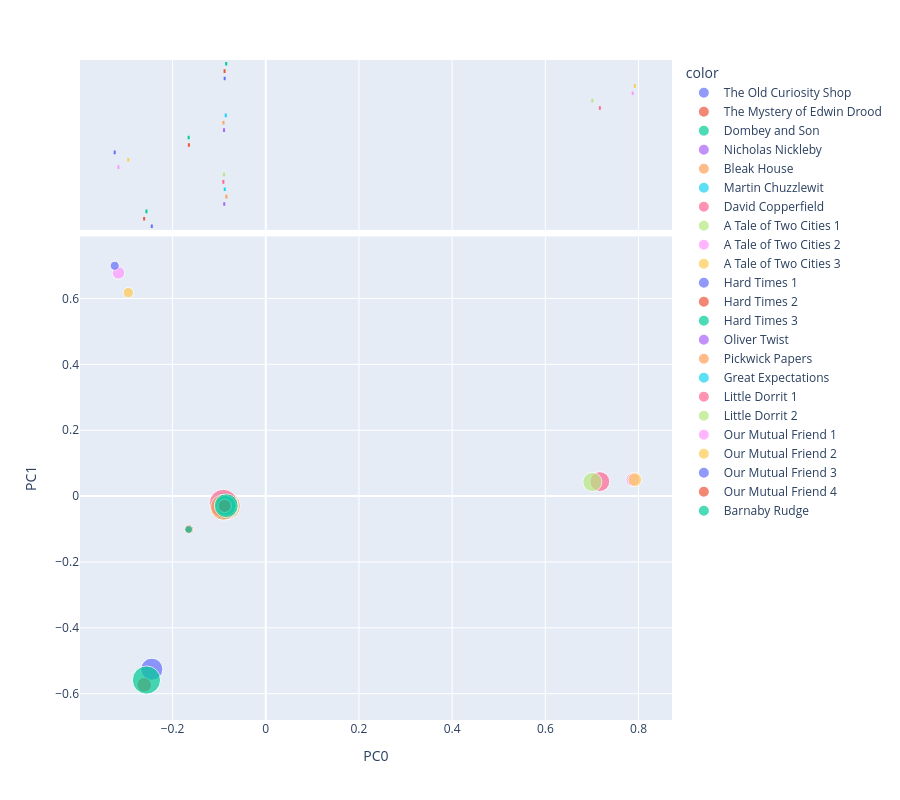

The code cell stored with this chart in its notebook:
### Code cell
vis_pcs(DCM, 0, 1)

### Figure 1 — Plotly figure (JSON) as saved in the notebook; plotly's stock layout.template omitted (floating-point values rounded to 4 significant figures)
{"data": [{"hovertemplate": "<b>%{hovertext}</b><br><br>color=The Old Curiosity Shop<br>PC0=%{x}<br>PC1=%{y}<br>size=%{marker.size}<extra></extra>", "hovertext": ["The Old Curiosity Shop"], "legendgroup": "The Old Curiosity Shop", "marker": {"color": "#636efa", "size": [218729], "sizemode": "area", "sizeref": 894.5, "symbol": "circle"}, "mode": "markers", "name": "The Old Curiosity Shop", "orientation": "v", "showlegend": true, "type": "scatter", "x": [-0.2446], "xaxis": "x", "y": [-0.5258], "yaxis": "y"}, {"alignmentgroup": "True", "hovertemplate": "<b>%{hovertext}</b><br><br>color=The Old Curiosity Shop<br>PC0=%{x}<extra></extra>", "hovertext": ["The Old Curiosity Shop"], "legendgroup": "The Old Curiosity Shop", "marker": {"color": "#636efa", "symbol": "circle"}, "name": "The Old Curiosity Shop", "notched": true, "offsetgroup": "The Old Curiosity Shop", "showlegend": false, "type": "box", "x": [-0.2446], "xaxis": "x2", "yaxis": "y2"}, {"hovertemplate": "<b>%{hovertext}</b><br><br>color=The Mystery of Edwin Drood<br>PC0=%{x}<br>PC1=%{y}<br>size=%{marker.size}<extra></extra>", "hovertext": ["The Mystery of Edwin Drood"], "legendgroup": "The Mystery of Edwin Drood", "marker": {"color": "#EF553B", "size": [96436], "sizemode": "area", "sizeref": 894.5, "symbol": "circle"}, "mode": "markers", "name": "The Mystery of Edwin Drood", "orientation": "v", "showlegend": true, "type": "scatter", "x": [-0.261], "xaxis": "x", "y": [-0.5732], "yaxis": "y"}, {"alignmentgroup": "True", "hovertemplate": "<b>%{hovertext}</b><br><br>color=The Mystery of Edwin Drood<br>PC0=%{x}<extra></extra>", "hovertext": ["The Mystery of Edwin Drood"], "legendgroup": "The Mystery of Edwin Drood", "marker": {"color": "#EF553B", "symbol": "circle"}, "name": "The Mystery of Edwin Drood", "notched": true, "offsetgroup": "The Mystery of Edwin Drood", "showlegend": false, "type": "box", "x": [-0.261], "xaxis": "x2", "yaxis": "y2"}, {"hovertemplate": "<b>%{hovertext}</b><br><br>color=Dombey and Son<br>PC0=%{x}<br>PC1=%{y}<br>size=%{marker.size}<extra></extra>", "hovertext": ["Dombey and Son"], "legendgroup": "Dombey and Son", "marker": {"color": "#00cc96", "size": [356587], "sizemode": "area", "sizeref": 894.5, "symbol": "circle"}, "mode": "markers", "name": "Dombey and Son", "orientation": "v", "showlegend": true, "type": "scatter", "x": [-0.256], "xaxis": "x", "y": [-0.5586], "yaxis": "y"}, {"alignmentgroup": "True", "hovertemplate": "<b>%{hovertext}</b><br><br>color=Dombey and Son<br>PC0=%{x}<extra></extra>", "hovertext": ["Dombey and Son"], "legendgroup": "Dombey and Son", "marker": {"color": "#00cc96", "symbol": "circle"}, "name": "Dombey and Son", "notched": true, "offsetgroup": "Dombey and Son", "showlegend": false, "type": "box", "x": [-0.256], "xaxis": "x2", "yaxis": "y2"}, {"hovertemplate": "<b>%{hovertext}</b><br><br>color=Nicholas Nickleby<br>PC0=%{x}<br>PC1=%{y}<br>size=%{marker.size}<extra></extra>", "hovertext": ["Nicholas Nickleby"], "legendgroup": "Nicholas Nickleby", "marker": {"color": "#ab63fa", "size": [324259], "sizemode": "area", "sizeref": 894.5, "symbol": "circle"}, "mode": "markers", "name": "Nicholas Nickleby", "orientation": "v", "showlegend": true, "type": "scatter", "x": [-0.08908], "xaxis": "x", "y": [-0.03097], "yaxis": "y"}, {"alignmentgroup": "True", "hovertemplate": "<b>%{hovertext}</b><br><br>color=Nicholas Nickleby<br>PC0=%{x}<extra></extra>", "hovertext": ["Nicholas Nickleby"], "legendgroup": "Nicholas Nickleby", "marker": {"color": "#ab63fa", "symbol": "circle"}, "name": "Nicholas Nickleby", "notched": true, "offsetgroup": "Nicholas Nickleby", "showlegend": false, "type": "box", "x": [-0.08908], "xaxis": "x2", "yaxis": "y2"}, {"hovertemplate": "<b>%{hovertext}</b><br><br>color=Bleak House<br>PC0=%{x}<br>PC1=%{y}<br>size=%{marker.size}<extra></extra>", "hovertext": ["Bleak House"], "legendgroup": "Bleak House", "marker": {"color": "#FFA15A", "size": [354643], "sizemode": "area", "sizeref": 894.5, "symbol": "circle"}, "mode": "markers", "name": "Bleak House", "orientation": "v", "showlegend": true, "type": "scatter", "x": [-0.08449], "xaxis": "x", "y": [-0.02942], "yaxis": "y"}, {"alignmentgroup": "True", "hovertemplate": "<b>%{hovertext}</b><br><br>color=Bleak House<br>PC0=%{x}<extra></extra>", "hovertext": ["Bleak House"], "legendgroup": "Bleak House", "marker": {"color": "#FFA15A", "symbol": "circle"}, "name": "Bleak House", "notched": true, "offsetgroup": "Bleak House", "showlegend": false, "type": "box", "x": [-0.08449], "xaxis": "x2", "yaxis": "y2"}, {"hovertemplate": "<b>%{hovertext}</b><br><br>color=Martin Chuzzlewit<br>PC0=%{x}<br>PC1=%{y}<br>size=%{marker.size}<extra></extra>", "hovertext": ["Martin Chuzzlewit"], "legendgroup": "Martin Chuzzlewit", "marker": {"color": "#19d3f3", "size": [338838], "sizemode": "area", "sizeref": 894.5, "symbol": "circle"}, "mode": "markers", "name": "Martin Chuzzlewit", "orientation": "v", "showlegend": true, "type": "scatter", "x": [-0.08802], "xaxis": "x", "y": [-0.02941], "yaxis": "y"}, {"alignmentgroup": "True", "hovertemplate": "<b>%{hovertext}</b><br><br>color=Martin Chuzzlewit<br>PC0=%{x}<extra></extra>", "hovertext": ["Martin Chuzzlewit"], "legendgroup": "Martin Chuzzlewit", "marker": {"color": "#19d3f3", "symbol": "circle"}, "name": "Martin Chuzzlewit", "notched": true, "offsetgroup": "Martin Chuzzlewit", "showlegend": false, "type": "box", "x": [-0.08802], "xaxis": "x2", "yaxis": "y2"}, {"hovertemplate": "<b>%{hovertext}</b><br><br>color=David Copperfield<br>PC0=%{x}<br>PC1=%{y}<br>size=%{marker.size}<extra></extra>", "hovertext": ["David Copperfield"], "legendgroup": "David Copperfield", "marker": {"color": "#FF6692", "size": [357805], "sizemode": "area", "sizeref": 894.5, "symbol": "circle"}, "mode": "markers", "name": "David Copperfield", "orientation": "v", "showlegend": true, "type": "scatter", "x": [-0.09101], "xaxis": "x", "y": [-0.02214], "yaxis": "y"}, {"alignmentgroup": "True", "hovertemplate": "<b>%{hovertext}</b><br><br>color=David Copperfield<br>PC0=%{x}<extra></extra>", "hovertext": ["David Copperfield"], "legendgroup": "David Copperfield", "marker": {"color": "#FF6692", "symbol": "circle"}, "name": "David Copperfield", "notched": true, "offsetgroup": "David Copperfield", "showlegend": false, "type": "box", "x": [-0.09101], "xaxis": "x2", "yaxis": "y2"}, {"hovertemplate": "<b>%{hovertext}</b><br><br>color=A Tale of Two Cities 1<br>PC0=%{x}<br>PC1=%{y}<br>size=%{marker.size}<extra></extra>", "hovertext": ["A Tale of Two Cities 1"], "legendgroup": "A Tale of Two Cities 1", "marker": {"color": "#B6E880", "size": [17520], "sizemode": "area", "sizeref": 894.5, "symbol": "circle"}, "mode": "markers", "name": "A Tale of Two Cities 1", "orientation": "v", "showlegend": true, "type": "scatter", "x": [-0.08964], "xaxis": "x", "y": [-0.03195], "yaxis": "y"}, {"alignmentgroup": "True", "hovertemplate": "<b>%{hovertext}</b><br><br>color=A Tale of Two Cities 1<br>PC0=%{x}<extra></extra>", "hovertext": ["A Tale of Two Cities 1"], "legendgroup": "A Tale of Two Cities 1", "marker": {"color": "#B6E880", "symbol": "circle"}, "name": "A Tale of Two Cities 1", "notched": true, "offsetgroup": "A Tale of Two Cities 1", "showlegend": false, "type": "box", "x": [-0.08964], "xaxis": "x2", "yaxis": "y2"}, {"hovertemplate": "<b>%{hovertext}</b><br><br>color=A Tale of Two Cities 2<br>PC0=%{x}<br>PC1=%{y}<br>size=%{marker.size}<extra></extra>", "hovertext": ["A Tale of Two Cities 2"], "legendgroup": "A Tale of Two Cities 2", "marker": {"color": "#FF97FF", "size": [70973], "sizemode": "area", "sizeref": 894.5, "symbol": "circle"}, "mode": "markers", "name": "A Tale of Two Cities 2", "orientation": "v", "showlegend": true, "type": "scatter", "x": [-0.3162], "xaxis": "x", "y": [0.678], "yaxis": "y"}, {"alignmentgroup": "True", "hovertemplate": "<b>%{hovertext}</b><br><br>color=A Tale of Two Cities 2<br>PC0=%{x}<extra></extra>", "hovertext": ["A Tale of Two Cities 2"], "legendgroup": "A Tale of Two Cities 2", "marker": {"color": "#FF97FF", "symbol": "circle"}, "name": "A Tale of Two Cities 2", "notched": true, "offsetgroup": "A Tale of Two Cities 2", "showlegend": false, "type": "box", "x": [-0.3162], "xaxis": "x2", "yaxis": "y2"}, {"hovertemplate": "<b>%{hovertext}</b><br><br>color=A Tale of Two Cities 3<br>PC0=%{x}<br>PC1=%{y}<br>size=%{marker.size}<extra></extra>", "hovertext": ["A Tale of Two Cities 3"], "legendgroup": "A Tale of Two Cities 3", "marker": {"color": "#FECB52", "size": [48583], "sizemode": "area", "sizeref": 894.5, "symbol": "circle"}, "mode": "markers", "name": "A Tale of Two Cities 3", "orientation": "v", "showlegend": true, "type": "scatter", "x": [-0.295], "xaxis": "x", "y": [0.6179], "yaxis": "y"}, {"alignmentgroup": "True", "hovertemplate": "<b>%{hovertext}</b><br><br>color=A Tale of Two Cities 3<br>PC0=%{x}<extra></extra>", "hovertext": ["A Tale of Two Cities 3"], "legendgroup": "A Tale of Two Cities 3", "marker": {"color": "#FECB52", "symbol": "circle"}, "name": "A Tale of Two Cities 3", "notched": true, "offsetgroup": "A Tale of Two Cities 3", "showlegend": false, "type": "box", "x": [-0.295], "xaxis": "x2", "yaxis": "y2"}, {"hovertemplate": "<b>%{hovertext}</b><br><br>color=Hard Times 1<br>PC0=%{x}<br>PC1=%{y}<br>size=%{marker.size}<extra></extra>", "hovertext": ["Hard Times 1"], "legendgroup": "Hard Times 1", "marker": {"color": "#636efa", "size": [37258], "sizemode": "area", "sizeref": 894.5, "symbol": "circle"}, "mode": "markers", "name": "Hard Times 1", "orientation": "v", "showlegend": true, "type": "scatter", "x": [-0.3242], "xaxis": "x", "y": [0.6994], "yaxis": "y"}, {"alignmentgroup": "True", "hovertemplate": "<b>%{hovertext}</b><br><br>color=Hard Times 1<br>PC0=%{x}<extra></extra>", "hovertext": ["Hard Times 1"], "legendgroup": "Hard Times 1", "marker": {"color": "#636efa", "symbol": "circle"}, "name": "Hard Times 1", "notched": true, "offsetgroup": "Hard Times 1", "showlegend": false, "type": "box", "x": [-0.3242], "xaxis": "x2", "yaxis": "y2"}, {"hovertemplate": "<b>%{hovertext}</b><br><br>color=Hard Times 2<br>PC0=%{x}<br>PC1=%{y}<br>size=%{marker.size}<extra></extra>", "hovertext": ["Hard Times 2"], "legendgroup": "Hard Times 2", "marker": {"color": "#EF553B", "size": [38341], "sizemode": "area", "sizeref": 894.5, "symbol": "circle"}, "mode": "markers", "name": "Hard Times 2", "orientation": "v", "showlegend": true, "type": "scatter", "x": [-0.165], "xaxis": "x", "y": [-0.1006], "yaxis": "y"}, {"alignmentgroup": "True", "hovertemplate": "<b>%{hovertext}</b><br><br>color=Hard Times 2<br>PC0=%{x}<extra></extra>", "hovertext": ["Hard Times 2"], "legendgroup": "Hard Times 2", "marker": {"color": "#EF553B", "symbol": "circle"}, "name": "Hard Times 2", "notched": true, "offsetgroup": "Hard Times 2", "showlegend": false, "type": "box", "x": [-0.165], "xaxis": "x2", "yaxis": "y2"}, {"hovertemplate": "<b>%{hovertext}</b><br><br>color=Hard Times 3<br>PC0=%{x}<br>PC1=%{y}<br>size=%{marker.size}<extra></extra>", "hovertext": ["Hard Times 3"], "legendgroup": "Hard Times 3", "marker": {"color": "#00cc96", "size": [27898], "sizemode": "area", "sizeref": 894.5, "symbol": "circle"}, "mode": "markers", "name": "Hard Times 3", "orientation": "v", "showlegend": true, "type": "scatter", "x": [-0.1655], "xaxis": "x", "y": [-0.1014], "yaxis": "y"}, {"alignmentgroup": "True", "hovertemplate": "<b>%{hovertext}</b><br><br>color=Hard Times 3<br>PC0=%{x}<extra></extra>", "hovertext": ["Hard Times 3"], "legendgroup": "Hard Times 3", "marker": {"color": "#00cc96", "symbol": "circle"}, "name": "Hard Times 3", "notched": true, "offsetgroup": "Hard Times 3", "showlegend": false, "type": "box", "x": [-0.1655], "xaxis": "x2", "yaxis": "y2"}, {"hovertemplate": "<b>%{hovertext}</b><br><br>color=Oliver Twist<br>PC0=%{x}<br>PC1=%{y}<br>size=%{marker.size}<extra></extra>", "hovertext": ["Oliver Twist"], "legendgroup": "Oliver Twist", "marker": {"color": "#ab63fa", "size": [158285], "sizemode": "area", "sizeref": 894.5, "symbol": "circle"}, "mode": "markers", "name": "Oliver Twist", "orientation": "v", "showlegend": true, "type": "scatter", "x": [-0.08956], "xaxis": "x", "y": [-0.02675], "yaxis": "y"}, {"alignmentgroup": "True", "hovertemplate": "<b>%{hovertext}</b><br><br>color=Oliver Twist<br>PC0=%{x}<extra></extra>", "hovertext": ["Oliver Twist"], "legendgroup": "Oliver Twist", "marker": {"color": "#ab63fa", "symbol": "circle"}, "name": "Oliver Twist", "notched": true, "offsetgroup": "Oliver Twist", "showlegend": false, "type": "box", "x": [-0.08956], "xaxis": "x2", "yaxis": "y2"}, {"hovertemplate": "<b>%{hovertext}</b><br><br>color=Pickwick Papers<br>PC0=%{x}<br>PC1=%{y}<br>size=%{marker.size}<extra></extra>", "hovertext": ["Pickwick Papers"], "legendgroup": "Pickwick Papers", "marker": {"color": "#FFA15A", "size": [302611], "sizemode": "area", "sizeref": 894.5, "symbol": "circle"}, "mode": "markers", "name": "Pickwick Papers", "orientation": "v", "showlegend": true, "type": "scatter", "x": [-0.09068], "xaxis": "x", "y": [-0.0339], "yaxis": "y"}, {"alignmentgroup": "True", "hovertemplate": "<b>%{hovertext}</b><br><br>color=Pickwick Papers<br>PC0=%{x}<extra></extra>", "hovertext": ["Pickwick Papers"], "legendgroup": "Pickwick Papers", "marker": {"color": "#FFA15A", "symbol": "circle"}, "name": "Pickwick Papers", "notched": true, "offsetgroup": "Pickwick Papers", "showlegend": false, "type": "box", "x": [-0.09068], "xaxis": "x2", "yaxis": "y2"}, {"hovertemplate": "<b>%{hovertext}</b><br><br>color=Great Expectations<br>PC0=%{x}<br>PC1=%{y}<br>size=%{marker.size}<extra></extra>", "hovertext": ["Great Expectations"], "legendgroup": "Great Expectations", "marker": {"color": "#19d3f3", "size": [186085], "sizemode": "area", "sizeref": 894.5, "symbol": "circle"}, "mode": "markers", "name": "Great Expectations", "orientation": "v", "showlegend": true, "type": "scatter", "x": [-0.08584], "xaxis": "x", "y": [-0.02915], "yaxis": "y"}, {"alignmentgroup": "True", "hovertemplate": "<b>%{hovertext}</b><br><br>color=Great Expectations<br>PC0=%{x}<extra></extra>", "hovertext": ["Great Expectations"], "legendgroup": "Great Expectations", "marker": {"color": "#19d3f3", "symbol": "circle"}, "name": "Great Expectations", "notched": true, "offsetgroup": "Great Expectations", "showlegend": false, "type": "box", "x": [-0.08584], "xaxis": "x2", "yaxis": "y2"}, {"hovertemplate": "<b>%{hovertext}</b><br><br>color=Little Dorrit 1<br>PC0=%{x}<br>PC1=%{y}<br>size=%{marker.size}<extra></extra>", "hovertext": ["Little Dorrit 1"], "legendgroup": "Little Dorrit 1", "marker": {"color": "#FF6692", "size": [176354], "sizemode": "area", "sizeref": 894.5, "symbol": "circle"}, "mode": "markers", "name": "Little Dorrit 1", "orientation": "v", "showlegend": true, "type": "scatter", "x": [0.717], "xaxis": "x", "y": [0.04409], "yaxis": "y"}, {"alignmentgroup": "True", "hovertemplate": "<b>%{hovertext}</b><br><br>color=Little Dorrit 1<br>PC0=%{x}<extra></extra>", "hovertext": ["Little Dorrit 1"], "legendgroup": "Little Dorrit 1", "marker": {"color": "#FF6692", "symbol": "circle"}, "name": "Little Dorrit 1", "notched": true, "offsetgroup": "Little Dorrit 1", "showlegend": false, "type": "box", "x": [0.717], "xaxis": "x2", "yaxis": "y2"}, {"hovertemplate": "<b>%{hovertext}</b><br><br>color=Little Dorrit 2<br>PC0=%{x}<br>PC1=%{y}<br>size=%{marker.size}<extra></extra>", "hovertext": ["Little Dorrit 2"], "legendgroup": "Little Dorrit 2", "marker": {"color": "#B6E880", "size": [163900], "sizemode": "area", "sizeref": 894.5, "symbol": "circle"}, "mode": "markers", "name": "Little Dorrit 2", "orientation": "v", "showlegend": true, "type": "scatter", "x": [0.7009], "xaxis": "x", "y": [0.04278], "yaxis": "y"}, {"alignmentgroup": "True", "hovertemplate": "<b>%{hovertext}</b><br><br>color=Little Dorrit 2<br>PC0=%{x}<extra></extra>", "hovertext": ["Little Dorrit 2"], "legendgroup": "Little Dorrit 2", "marker": {"color": "#B6E880", "symbol": "circle"}, "name": "Little Dorrit 2", "notched": true, "offsetgroup": "Little Dorrit 2", "showlegend": false, "type": "box", "x": [0.7009], "xaxis": "x2", "yaxis": "y2"}, {"hovertemplate": "<b>%{hovertext}</b><br><br>color=Our Mutual Friend 1<br>PC0=%{x}<br>PC1=%{y}<br>size=%{marker.size}<extra></extra>", "hovertext": ["Our Mutual Friend 1"], "legendgroup": "Our Mutual Friend 1", "marker": {"color": "#FF97FF", "size": [83928], "sizemode": "area", "sizeref": 894.5, "symbol": "circle"}, "mode": "markers", "name": "Our Mutual Friend 1", "orientation": "v", "showlegend": true, "type": "scatter", "x": [0.7875], "xaxis": "x", "y": [0.04979], "yaxis": "y"}, {"alignmentgroup": "True", "hovertemplate": "<b>%{hovertext}</b><br><br>color=Our Mutual Friend 1<br>PC0=%{x}<extra></extra>", "hovertext": ["Our Mutual Friend 1"], "legendgroup": "Our Mutual Friend 1", "marker": {"color": "#FF97FF", "symbol": "circle"}, "name": "Our Mutual Friend 1", "notched": true, "offsetgroup": "Our Mutual Friend 1", "showlegend": false, "type": "box", "x": [0.7875], "xaxis": "x2", "yaxis": "y2"}, {"hovertemplate": "<b>%{hovertext}</b><br><br>color=Our Mutual Friend 2<br>PC0=%{x}<br>PC1=%{y}<br>size=%{marker.size}<extra></extra>", "hovertext": ["Our Mutual Friend 2"], "legendgroup": "Our Mutual Friend 2", "marker": {"color": "#FECB52", "size": [82882], "sizemode": "area", "sizeref": 894.5, "symbol": "circle"}, "mode": "markers", "name": "Our Mutual Friend 2", "orientation": "v", "showlegend": true, "type": "scatter", "x": [0.7919], "xaxis": "x", "y": [0.05002], "yaxis": "y"}, {"alignmentgroup": "True", "hovertemplate": "<b>%{hovertext}</b><br><br>color=Our Mutual Friend 2<br>PC0=%{x}<extra></extra>", "hovertext": ["Our Mutual Friend 2"], "legendgroup": "Our Mutual Friend 2", "marker": {"color": "#FECB52", "symbol": "circle"}, "name": "Our Mutual Friend 2", "notched": true, "offsetgroup": "Our Mutual Friend 2", "showlegend": false, "type": "box", "x": [0.7919], "xaxis": "x2", "yaxis": "y2"}, {"hovertemplate": "<b>%{hovertext}</b><br><br>color=Our Mutual Friend 3<br>PC0=%{x}<br>PC1=%{y}<br>size=%{marker.size}<extra></extra>", "hovertext": ["Our Mutual Friend 3"], "legendgroup": "Our Mutual Friend 3", "marker": {"color": "#636efa", "size": [82574], "sizemode": "area", "sizeref": 894.5, "symbol": "circle"}, "mode": "markers", "name": "Our Mutual Friend 3", "orientation": "v", "showlegend": true, "type": "scatter", "x": [-0.08819], "xaxis": "x", "y": [-0.02987], "yaxis": "y"}, {"alignmentgroup": "True", "hovertemplate": "<b>%{hovertext}</b><br><br>color=Our Mutual Friend 3<br>PC0=%{x}<extra></extra>", "hovertext": ["Our Mutual Friend 3"], "legendgroup": "Our Mutual Friend 3", "marker": {"color": "#636efa", "symbol": "circle"}, "name": "Our Mutual Friend 3", "notched": true, "offsetgroup": "Our Mutual Friend 3", "showlegend": false, "type": "box", "x": [-0.08819], "xaxis": "x2", "yaxis": "y2"}, {"hovertemplate": "<b>%{hovertext}</b><br><br>color=Our Mutual Friend 4<br>PC0=%{x}<br>PC1=%{y}<br>size=%{marker.size}<extra></extra>", "hovertext": ["Our Mutual Friend 4"], "legendgroup": "Our Mutual Friend 4", "marker": {"color": "#EF553B", "size": [77491], "sizemode": "area", "sizeref": 894.5, "symbol": "circle"}, "mode": "markers", "name": "Our Mutual Friend 4", "orientation": "v", "showlegend": true, "type": "scatter", "x": [-0.08839], "xaxis": "x", "y": [-0.02959], "yaxis": "y"}, {"alignmentgroup": "True", "hovertemplate": "<b>%{hovertext}</b><br><br>color=Our Mutual Friend 4<br>PC0=%{x}<extra></extra>", "hovertext": ["Our Mutual Friend 4"], "legendgroup": "Our Mutual Friend 4", "marker": {"color": "#EF553B", "symbol": "circle"}, "name": "Our Mutual Friend 4", "notched": true, "offsetgroup": "Our Mutual Friend 4", "showlegend": false, "type": "box", "x": [-0.08839], "xaxis": "x2", "yaxis": "y2"}, {"hovertemplate": "<b>%{hovertext}</b><br><br>color=Barnaby Rudge<br>PC0=%{x}<br>PC1=%{y}<br>size=%{marker.size}<extra></extra>", "hovertext": ["Barnaby Rudge"], "legendgroup": "Barnaby Rudge", "marker": {"color": "#00cc96", "size": [255395], "sizemode": "area", "sizeref": 894.5, "symbol": "circle"}, "mode": "markers", "name": "Barnaby Rudge", "orientation": "v", "showlegend": true, "type": "scatter", "x": [-0.08486], "xaxis": "x", "y": [-0.02928], "yaxis": "y"}, {"alignmentgroup": "True", "hovertemplate": "<b>%{hovertext}</b><br><br>color=Barnaby Rudge<br>PC0=%{x}<extra></extra>", "hovertext": ["Barnaby Rudge"], "legendgroup": "Barnaby Rudge", "marker": {"color": "#00cc96", "symbol": "circle"}, "name": "Barnaby Rudge", "notched": true, "offsetgroup": "Barnaby Rudge", "showlegend": false, "type": "box", "x": [-0.08486], "xaxis": "x2", "yaxis": "y2"}], "layout": {"height": 800, "legend": {"itemsizing": "constant", "title": {"text": "color"}, "tracegroupgap": 0}, "margin": {"t": 60}, "xaxis": {"anchor": "y", "domain": [0, 1], "title": {"text": "PC0"}}, "xaxis2": {"anchor": "y2", "domain": [0, 1], "matches": "x", "showgrid": true, "showticklabels": false}, "yaxis": {"anchor": "x", "domain": [0, 0.7326], "title": {"text": "PC1"}}, "yaxis2": {"anchor": "x2", "domain": [0.7426, 1], "matches": "y2", "showgrid": false, "showline": false, "showticklabels": false, "ticks": ""}}}
